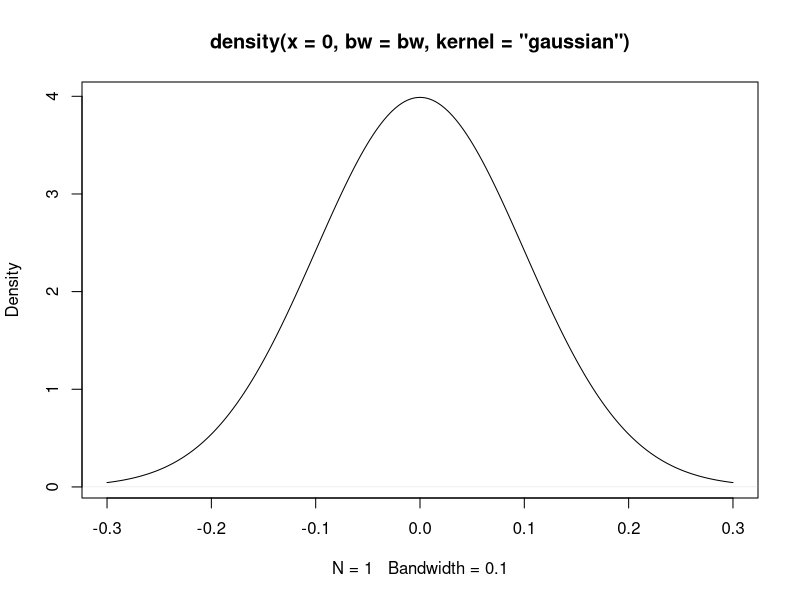
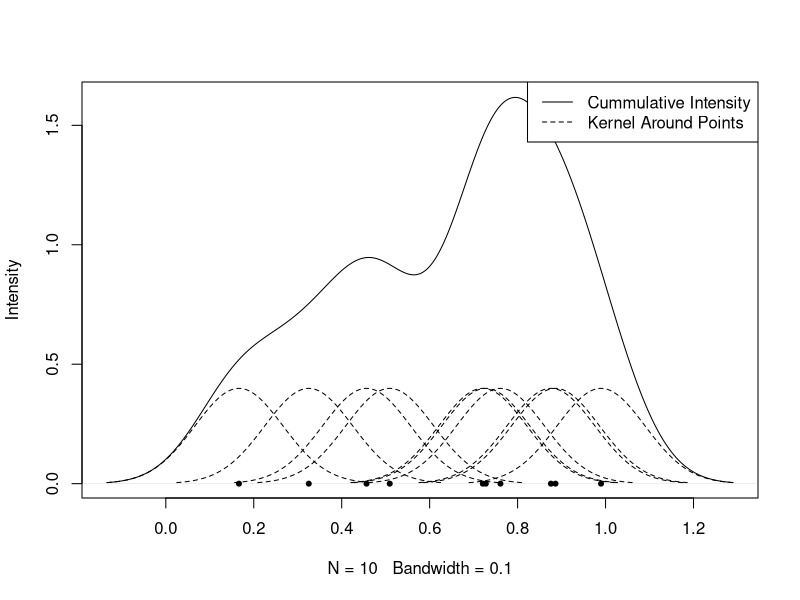

Here is the R script that generated these plots, in order:
RNGversion("3.5.3"); set.seed(12345)

bw<-0.1
fx <- density(0.0, bw=bw, kernel="gaussian")
plot(fx)
str(fx)
sum(fx$y)*(fx$x[2]-fx$x[1])

n <- 10
x<-runif(n)
kern <- density(x, bw=bw, kernel="gaussian")
plot(kern, ylab="Intensity", main="")
points(x, rep(0, n), pch=20)
for(i in 1:n) {
  density_i <- density(x[i], bw=bw, kernel="gaussian")
  density_i$y <- density_i$y/n
  lines(density_i, lty=2)
}
legend("topright", legend=c("Cummulative Intensity", "Kernel Around Points"), lty=c(1,2))

